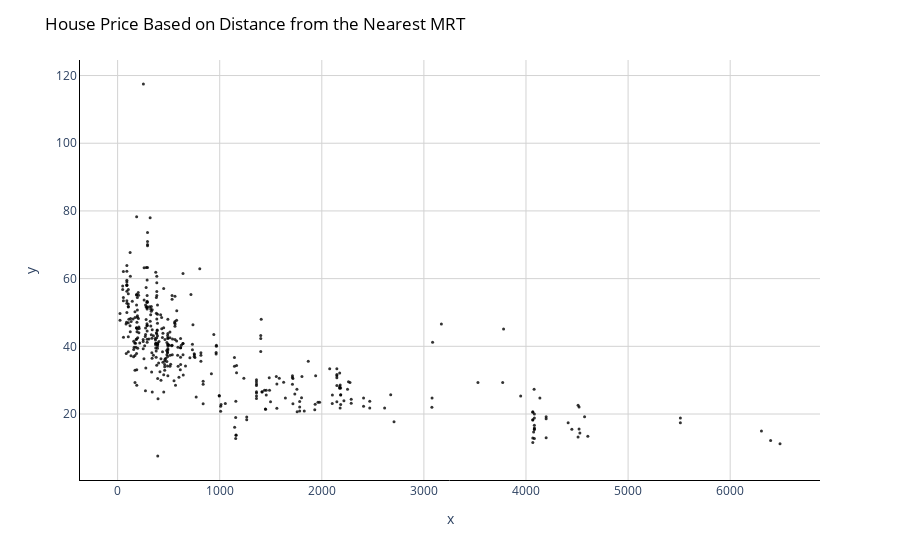

The notebook cell saved with this chart:
### Code cell
# Create a scatter plot
fig = px.scatter(df, x=x, y=y, 
                 opacity=0.8, color_discrete_sequence=['black'])

# Change chart background color
fig.update_layout(dict(plot_bgcolor = 'white'))

# Update axes lines
fig.update_xaxes(showgrid=True, gridwidth=1, gridcolor='lightgrey', 
                 zeroline=True, zerolinewidth=1, zerolinecolor='lightgrey', 
                 showline=True, linewidth=1, linecolor='black')

fig.update_yaxes(showgrid=True, gridwidth=1, gridcolor='lightgrey', 
                 zeroline=True, zerolinewidth=1, zerolinecolor='lightgrey', 
                 showline=True, linewidth=1, linecolor='black')

# Set figure title
fig.update_layout(title=dict(text="House Price Based on Distance from the Nearest MRT", 
                             font=dict(color='black')))

# Update marker size
fig.update_traces(marker=dict(size=3))

fig.show()

### Figure 1 — Plotly figure (JSON) as saved in the notebook; plotly's stock layout.template omitted (floating-point values rounded to 4 significant figures; data arrays with more than 128 entries replaced by an {"elided": "..."} marker saying what was removed)
{"data": [{"hovertemplate": "x=%{x}<br>y=%{y}<extra></extra>", "legendgroup": "", "marker": {"color": "black", "opacity": 0.8, "size": 3, "symbol": "circle"}, "mode": "markers", "name": "", "orientation": "v", "showlegend": false, "type": "scatter", "x": {"elided": "414 float values"}, "xaxis": "x", "y": {"elided": "414 float values"}, "yaxis": "y"}], "layout": {"legend": {"tracegroupgap": 0}, "margin": {"t": 60}, "plot_bgcolor": "white", "title": {"font": {"color": "black"}, "text": "House Price Based on Distance from the Nearest MRT"}, "xaxis": {"anchor": "y", "domain": [0, 1], "gridcolor": "lightgrey", "gridwidth": 1, "linecolor": "black", "linewidth": 1, "showgrid": true, "showline": true, "title": {"text": "x"}, "zeroline": true, "zerolinecolor": "lightgrey", "zerolinewidth": 1}, "yaxis": {"anchor": "x", "domain": [0, 1], "gridcolor": "lightgrey", "gridwidth": 1, "linecolor": "black", "linewidth": 1, "showgrid": true, "showline": true, "title": {"text": "y"}, "zeroline": true, "zerolinecolor": "lightgrey", "zerolinewidth": 1}}}
